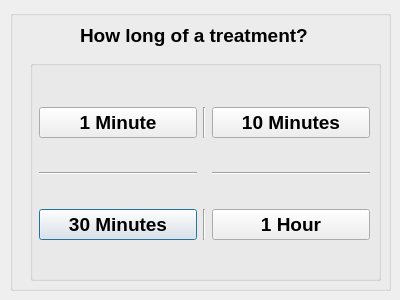
<?xml version="1.0" encoding="UTF-8"?>
<ui version="4.0">
 <class>program_length</class>
 <widget class="QDialog" name="program_length">
  <property name="geometry">
   <rect>
    <x>0</x>
    <y>0</y>
    <width>400</width>
    <height>300</height>
   </rect>
  </property>
  <property name="windowTitle">
   <string>Dialog</string>
  </property>
  <widget class="QGroupBox" name="groupBox">
   <property name="geometry">
    <rect>
     <x>10</x>
     <y>10</y>
     <width>381</width>
     <height>281</height>
    </rect>
   </property>
   <property name="title">
    <string/>
   </property>
   <widget class="QLabel" name="label">
    <property name="geometry">
     <rect>
      <x>70</x>
      <y>10</y>
      <width>351</width>
      <height>31</height>
     </rect>
    </property>
    <property name="font">
     <font>
      <pointsize>14</pointsize>
      <weight>75</weight>
      <bold>true</bold>
     </font>
    </property>
    <property name="text">
     <string>How long of a treatment?</string>
    </property>
   </widget>
   <widget class="QGroupBox" name="groupBox_2">
    <property name="geometry">
     <rect>
      <x>20</x>
      <y>50</y>
      <width>351</width>
      <height>221</height>
     </rect>
    </property>
    <property name="title">
     <string/>
    </property>
    <widget class="QWidget" name="gridLayoutWidget">
     <property name="geometry">
      <rect>
       <x>9</x>
       <y>19</y>
       <width>331</width>
       <height>191</height>
      </rect>
     </property>
     <layout class="QGridLayout" name="gridLayout">
      <item row="2" column="0">
       <widget class="QPushButton" name="t3">
        <property name="font">
         <font>
          <pointsize>14</pointsize>
          <weight>75</weight>
          <bold>true</bold>
         </font>
        </property>
        <property name="text">
         <string>30 Minutes</string>
        </property>
       </widget>
      </item>
      <item row="2" column="2">
       <widget class="QPushButton" name="t4">
        <property name="font">
         <font>
          <pointsize>14</pointsize>
          <weight>75</weight>
          <bold>true</bold>
         </font>
        </property>
        <property name="text">
         <string>1 Hour</string>
        </property>
       </widget>
      </item>
      <item row="2" column="1">
       <widget class="Line" name="line">
        <property name="orientation">
         <enum>Qt::Vertical</enum>
        </property>
       </widget>
      </item>
      <item row="0" column="2">
       <widget class="QPushButton" name="t2">
        <property name="font">
         <font>
          <pointsize>14</pointsize>
          <weight>75</weight>
          <bold>true</bold>
         </font>
        </property>
        <property name="text">
         <string>10 Minutes</string>
        </property>
       </widget>
      </item>
      <item row="0" column="1">
       <widget class="Line" name="line_2">
        <property name="orientation">
         <enum>Qt::Vertical</enum>
        </property>
       </widget>
      </item>
      <item row="0" column="0">
       <widget class="QPushButton" name="t1">
        <property name="font">
         <font>
          <pointsize>14</pointsize>
          <weight>75</weight>
          <bold>true</bold>
         </font>
        </property>
        <property name="text">
         <string>1 Minute</string>
        </property>
       </widget>
      </item>
      <item row="1" column="0">
       <widget class="Line" name="line_3">
        <property name="orientation">
         <enum>Qt::Horizontal</enum>
        </property>
       </widget>
      </item>
      <item row="1" column="2">
       <widget class="Line" name="line_4">
        <property name="orientation">
         <enum>Qt::Horizontal</enum>
        </property>
       </widget>
      </item>
     </layout>
    </widget>
   </widget>
  </widget>
 </widget>
 <resources/>
 <connections/>
</ui>
